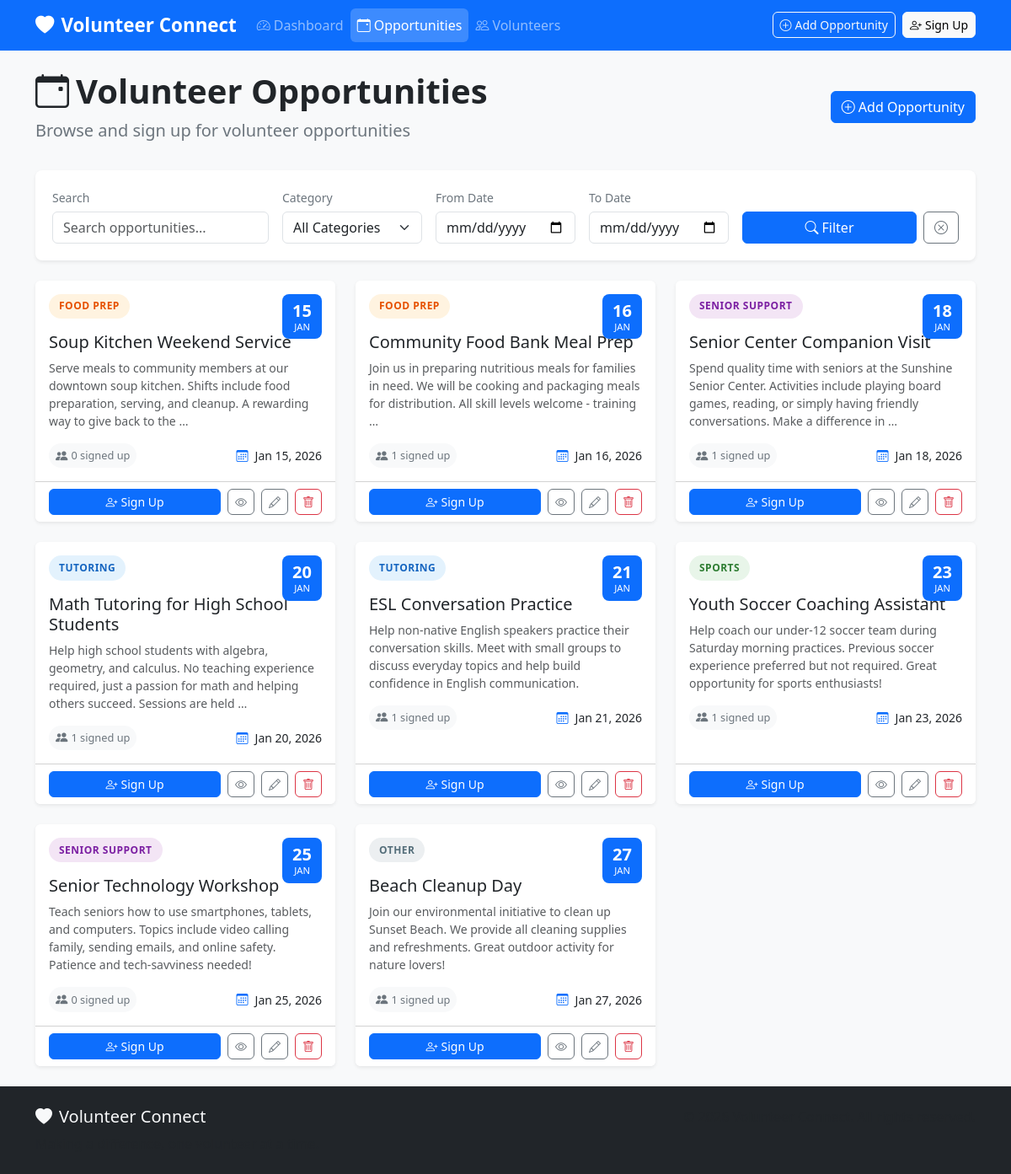
Screenshot of /opportunities/ with the database file from the repository.
### volunteers/models.py (models this page shows, shortened)
class VolunteerOpportunity(models.Model):
    title = models.CharField(max_length=200)
    description = models.TextField()
    date = models.DateField()
    category = models.ForeignKey(
        Category,
        on_delete=models.CASCADE,
        related_name='opportunities'
    )
    created_at = models.DateTimeField(auto_now_add=True)
    updated_at = models.DateTimeField(auto_now=True)
    class Meta:
        verbose_name_plural = "Volunteer Opportunities"
        ordering = ['date', 'title']
    @property
    def volunteer_count(self):
        return self.volunteers.count()

class Category(models.Model):
    name = models.CharField(max_length=100, unique=True)
    slug = models.SlugField(max_length=100, unique=True)
    created_at = models.DateTimeField(auto_now_add=True)
    class Meta:
        verbose_name_plural = "Categories"
        ordering = ['name']
    def __str__(self):
        return self.name

### volunteers/views.py (the view)
# urls.py: path('opportunities/', views.opportunity_list, name='opportunity_list'),
def opportunity_list(request):
    form = OpportunityFilterForm(request.GET)
    opportunities = VolunteerOpportunity.objects.select_related('category').prefetch_related('volunteers')
    if form.is_valid():
        if form.cleaned_data.get('category'):
            opportunities = opportunities.filter(category=form.cleaned_data['category'])
        if form.cleaned_data.get('date_from'):
            opportunities = opportunities.filter(date__gte=form.cleaned_data['date_from'])
        if form.cleaned_data.get('date_to'):
            opportunities = opportunities.filter(date__lte=form.cleaned_data['date_to'])
        if form.cleaned_data.get('search'):
            search_term = form.cleaned_data['search']
            opportunities = opportunities.filter(
                Q(title__icontains=search_term) | Q(description__icontains=search_term)
            )
    categories = Category.objects.all()
    context = {
        'opportunities': opportunities,
        'form': form,
        'categories': categories,
    }
    return render(request, 'volunteers/opportunity_list.html', context)

### volunteers/forms.py
class OpportunityFilterForm(forms.Form):
    category = forms.ModelChoiceField(
        queryset=Category.objects.all(),
        required=False,
        empty_label="All Categories",
        widget=forms.Select(attrs={
            'class': 'form-select'
        })
    )
    date_from = forms.DateField(
        required=False,
        widget=forms.DateInput(attrs={
            'class': 'form-control',
            'type': 'date'
        })
    )
    date_to = forms.DateField(
        required=False,
        widget=forms.DateInput(attrs={
            'class': 'form-control',
            'type': 'date'
        })
    )
    search = forms.CharField(
        required=False,
        widget=forms.TextInput(attrs={
            'class': 'form-control',
            'placeholder': 'Search opportunities...'
        })
    )

### templates/volunteers/opportunity_list.html (shortened to what this page needs)
{% extends 'base.html' %}
{% load static %}
{% block content %}
<div class="container">
    <div class="page-header d-flex justify-content-between align-items-center flex-wrap gap-3">
        <div>
            <h1><i class="bi bi-calendar-event me-2"></i>Volunteer Opportunities</h1>
            <p class="lead mb-0">Browse and sign up for volunteer opportunities</p>
        </div>
        <a href="{% url 'volunteers:opportunity_create' %}" class="btn btn-primary">
            <i class="bi bi-plus-circle me-1"></i>Add Opportunity
        </a>
    </div>
    <div class="filter-section">
        <form method="get" id="filterForm">
            <div class="row g-3 align-items-end">
                <div class="col-md-3">
                    <label class="form-label">Search</label>
                    {{ form.search }}
                </div>
                <div class="col-md-2">
                    <label class="form-label">Category</label>
                    {{ form.category }}
                </div>
                <div class="col-md-2">
                    <label class="form-label">From Date</label>
                    {{ form.date_from }}
                </div>
                <div class="col-md-2">
                    <label class="form-label">To Date</label>
                    {{ form.date_to }}
                </div>
                <div class="col-md-3">
                    <div class="d-flex gap-2">
                        <button type="submit" class="btn btn-primary flex-grow-1">
                            <i class="bi bi-search me-1"></i>Filter
                        </button>
                        <a href="{% url 'volunteers:opportunity_list' %}" class="btn btn-outline-secondary">
                            <i class="bi bi-x-circle"></i>
                        </a>
                    </div>
                </div>
            </div>
        </form>
    </div>
    <div id="opportunity-list-container">
        {% if opportunities %}
        <div class="row g-4">
            {% for opportunity in opportunities %}
            <div class="col-md-6 col-lg-4 fade-in">
                <div class="card opportunity-card h-100">
                    <div class="opportunity-date">
                        <div class="day">{{ opportunity.date|date:"d" }}</div>
                        <div class="month">{{ opportunity.date|date:"M" }}</div>
                    </div>
                    <div class="card-body">
                        <span class="category-badge {{ opportunity.category.slug }} mb-2">
                            {{ opportunity.category.name }}
                        </span>
                        <h5 class="card-title mt-2">{{ opportunity.title }}</h5>
                        <p class="card-text text-muted small">
                            {{ opportunity.description|truncatewords:25 }}
                        </p>
                        <div class="d-flex justify-content-between align-items-center">
                            <div class="volunteer-count">
                                <i class="bi bi-people-fill"></i>
                                {{ opportunity.volunteer_count }} signed up
                            </div>
                            <div class="date-display small">
                                <i class="bi bi-calendar3"></i>
                                {{ opportunity.date|date:"M d, Y" }}
                            </div>
                        </div>
                    </div>
                    <div class="card-footer bg-white">
                        <div class="d-flex gap-2">
                            <a href="{% url 'volunteers:volunteer_signup_for_opportunity' opportunity.pk %}"
                               class="btn btn-primary btn-sm flex-grow-1">
                                <i class="bi bi-person-plus me-1"></i>Sign Up
                            </a>
                            <a href="{% url 'volunteers:opportunity_detail' opportunity.pk %}"
                               class="btn btn-outline-secondary btn-sm">
                                <i class="bi bi-eye"></i>
                            </a>
                            <a href="{% url 'volunteers:opportunity_edit' opportunity.pk %}"
                               class="btn btn-outline-secondary btn-sm">
                                <i class="bi bi-pencil"></i>
                            </a>
                            <a href="{% url 'volunteers:opportunity_delete' opportunity.pk %}"
                               class="btn btn-outline-danger btn-sm">
                                <i class="bi bi-trash"></i>
                            </a>
                        </div>
                    </div>
                </div>
            </div>
            {% endfor %}
        </div>
        {% endif %}
    </div>
</div>
{% endblock %}

### templates/base.html (shortened to what this page needs)
{% load static %}
<!DOCTYPE html>
<html lang="en">
<head>
    <link href="https://cdn.jsdelivr.net/npm/bootstrap@5.3.2/dist/css/bootstrap.min.css" rel="stylesheet">
    <link href="https://cdn.jsdelivr.net/npm/bootstrap-icons@1.11.1/font/bootstrap-icons.css" rel="stylesheet">
    <link href="{% static 'css/styles.css' %}" rel="stylesheet">
</head>
<body>
    <nav class="navbar navbar-expand-lg navbar-dark bg-primary sticky-top">
        <div class="container">
            <a class="navbar-brand fw-bold" href="{% url 'volunteers:dashboard' %}">
                <i class="bi bi-heart-fill me-2"></i>Volunteer Connect
            </a>
            <div class="collapse navbar-collapse" id="navbarNav">
                <ul class="navbar-nav me-auto">
                    <li class="nav-item">
                        <a class="nav-link {% if request.resolver_match.url_name == 'dashboard' %}active{% endif %}"
                           href="{% url 'volunteers:dashboard' %}">
                            <i class="bi bi-speedometer2 me-1"></i>Dashboard
                        </a>
                    </li>
                    <li class="nav-item">
                        <a class="nav-link {% if 'opportunity' in request.resolver_match.url_name %}active{% endif %}"
                           href="{% url 'volunteers:opportunity_list' %}">
                            <i class="bi bi-calendar-event me-1"></i>Opportunities
                        </a>
                    </li>
                    <li class="nav-item">
                        <a class="nav-link {% if request.resolver_match.url_name == 'volunteer_list' %}active{% endif %}"
                           href="{% url 'volunteers:volunteer_list' %}">
                            <i class="bi bi-people me-1"></i>Volunteers
                        </a>
                    </li>
                </ul>
                <div class="d-flex gap-2">
                    <a href="{% url 'volunteers:opportunity_create' %}" class="btn btn-outline-light btn-sm">
                        <i class="bi bi-plus-circle me-1"></i>Add Opportunity
                    </a>
                    <a href="{% url 'volunteers:volunteer_signup' %}" class="btn btn-light btn-sm">
                        <i class="bi bi-person-plus me-1"></i>Sign Up
                    </a>
                </div>
            </div>
        </div>
    </nav>
    <main class="py-4">
        {% block content %}{% endblock %}
    </main>
    <footer class="bg-dark text-light py-4 mt-auto">
        <div class="container">
            <div class="row">
                <div class="col-md-6">
                    <h5><i class="bi bi-heart-fill me-2"></i>Volunteer Connect</h5>
                    <p class="text-muted mb-0">Making a difference, one volunteer at a time.</p>
                </div>
                <div class="col-md-6 text-md-end">
                    <p class="text-muted mb-0">&copy; 2026 Volunteer Connect. All rights reserved.</p>
                </div>
            </div>
        </div>
    </footer>
</body>
</html>

### static/css/styles.css (style rules this page uses)
:root { --primary-color: #0d6efd; --secondary-color: #6c757d; --success-color: #198754; --warning-color: #ffc107; --danger-color: #dc3545; --light-bg: #f8f9fa; --card-shadow: 0 0.125rem 0.25rem rgba(0, 0, 0, 0.075); --card-shadow-hover: 0 0.5rem 1rem rgba(0, 0, 0, 0.15); }
body { min-height: 100vh; display: flex; flex-direction: column; background-color: var(--light-bg); }
main { flex: 1; }
.navbar-brand { font-size: 1.4rem; }
.navbar .nav-link { padding: 0.5rem 1rem; border-radius: 0.375rem; transition: background-color 0.2s ease; }
.navbar .nav-link.active { background-color: rgba(255, 255, 255, 0.2); }
.card { border: none; box-shadow: var(--card-shadow); transition: box-shadow 0.3s ease, transform 0.2s ease; }
.category-badge { display: inline-flex; align-items: center; padding: 0.35rem 0.75rem; border-radius: 50rem; font-size: 0.75rem; font-weight: 600; text-transform: uppercase; letter-spacing: 0.5px; }
.category-badge.tutoring { background-color: #e3f2fd; color: #1565c0; }
.category-badge.food-prep { background-color: #fff3e0; color: #e65100; }
.category-badge.senior-support { background-color: #f3e5f5; color: #7b1fa2; }
.category-badge.sports { background-color: #e8f5e9; color: #2e7d32; }
.category-badge.other { background-color: #eceff1; color: #546e7a; }
.opportunity-card { position: relative; overflow: hidden; }
.opportunity-card .opportunity-date { position: absolute; top: 1rem; right: 1rem; background: var(--primary-color); color: white; padding: 0.5rem 0.75rem; border-radius: 0.5rem; text-align: center; line-height: 1.2; }
.opportunity-card .opportunity-date .day { font-size: 1.25rem; font-weight: 700; }
.opportunity-card .opportunity-date .month { font-size: 0.7rem; text-transform: uppercase; }
.form-label { font-weight: 500; margin-bottom: 0.375rem; }
.filter-section { background: white; border-radius: 0.5rem; padding: 1.25rem; box-shadow: var(--card-shadow); margin-bottom: 1.5rem; }
.filter-section .form-label { font-size: 0.875rem; color: var(--secondary-color); }
.btn { font-weight: 500; border-radius: 0.375rem; transition: all 0.2s ease; }
.page-header { margin-bottom: 2rem; }
.page-header h1 { font-weight: 700; margin-bottom: 0.5rem; }
.page-header .lead { color: var(--secondary-color); }
.volunteer-count { display: inline-flex; align-items: center; gap: 0.25rem; background: var(--light-bg); padding: 0.25rem 0.5rem; border-radius: 50rem; font-size: 0.8rem; color: var(--secondary-color); }
.volunteer-count i { font-size: 0.9rem; }
.fade-in { animation: fadeIn 0.3s ease forwards; }
.date-display { display: flex; align-items: center; gap: 0.5rem; }
.date-display i { color: var(--primary-color); }

### rows the page displays
VolunteerOpportunity: date "15", date "JAN", category.name "FOOD PREP", title "Soup Kitchen Weekend Service", description "Serve meals to community members at our downtown soup kitchen. Shifts include food preparation, serving, and cleanup. A rewarding way to give back to the …", volunteer_count "0", date "Jan 15, 2026"
VolunteerOpportunity: date "16", date "JAN", category.name "FOOD PREP", title "Community Food Bank Meal Prep", description "Join us in preparing nutritious meals for families in need. We will be cooking and packaging meals for distribution. All skill levels welcome - training …", volunteer_count "1", date "Jan 16, 2026"
VolunteerOpportunity: date "18", date "JAN", category.name "SENIOR SUPPORT", title "Senior Center Companion Visit", description "Spend quality time with seniors at the Sunshine Senior Center. Activities include playing board games, reading, or simply having friendly conversations. Make a difference in …", volunteer_count "1", date "Jan 18, 2026"
VolunteerOpportunity: date "20", date "JAN", category.name "TUTORING", title "Math Tutoring for High School Students", description "Help high school students with algebra, geometry, and calculus. No teaching experience required, just a passion for math and helping others succeed. Sessions are held …", volunteer_count "1", date "Jan 20, 2026"
VolunteerOpportunity: date "21", date "JAN", category.name "TUTORING", title "ESL Conversation Practice", description "Help non-native English speakers practice their conversation skills. Meet with small groups to discuss everyday topics and help build confidence in English communication.", volunteer_count "1", date "Jan 21, 2026"
VolunteerOpportunity: date "23", date "JAN", category.name "SPORTS", title "Youth Soccer Coaching Assistant", description "Help coach our under-12 soccer team during Saturday morning practices. Previous soccer experience preferred but not required. Great opportunity for sports enthusiasts!", volunteer_count "1", date "Jan 23, 2026"
VolunteerOpportunity: date "25", date "JAN", category.name "SENIOR SUPPORT", title "Senior Technology Workshop", description "Teach seniors how to use smartphones, tablets, and computers. Topics include video calling family, sending emails, and online safety. Patience and tech-savviness needed!", volunteer_count "0", date "Jan 25, 2026"
VolunteerOpportunity: date "27", date "JAN", category.name "OTHER", title "Beach Cleanup Day", description "Join our environmental initiative to clean up Sunset Beach. We provide all cleaning supplies and refreshments. Great outdoor activity for nature lovers!", volunteer_count "1", date "Jan 27, 2026"
